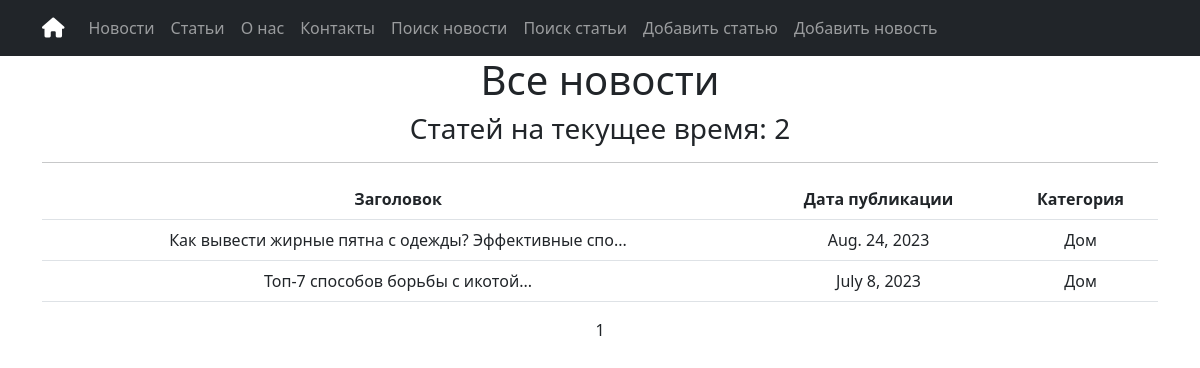
The app's page /articles/ with its own data.
### articles/models.py (models this page shows, shortened)
class Articles(models.Model):
    title = models.CharField(
        max_length=50,
        unique=True, # названия статей не должны повторяться
    )
    description = models.TextField()
    date = models.DateField(help_text=('YYYY-MM-DD'))
    category = models.ForeignKey(
        to='Category',
        on_delete=models.CASCADE,
        related_name='articles', # все продукты в категории будут доступны через поле articles
    )
    class Meta:
        verbose_name_plural = "Articles"

class Category(models.Model):
    name = models.CharField(max_length=100, unique=True)
    def __str__(self):
        return self.name.title()
    class Meta:
        verbose_name_plural = "Categories"

### articles/views.py (the view)
# urls.py: path('', ArticlesList.as_view(), name='articles_list'),
class ArticlesList(ListView):
    model = Articles
    ordering = 'title'
    template_name = 'articles.html'
    context_object_name = 'articles'
    paginate_by = 10 # вот так мы можем указать количество записей на странице
    def get_context_data(self, **kwargs):
        context = super().get_context_data(**kwargs)
        context['next_sale'] = f"Статей на текущее время:"
        return context

### templates/articles.html (shortened to what this page needs)
{% extends 'flatpages/default.html' %}
{% load custom_filters %}
{% load custom_tags %}
{% block content %}
<h1>Все новости</h1>
{% if page_obj.paginator.count > 0 %}
<h3> {{ next_sale }} {{ page_obj.paginator.count }}</h3>
{% endif %}
<hr>
{% if articles %}
<table class="table" style="width: 100%;">
    <thead>
        <tr>
            <th>Заголовок</th>
            <th>Дата публикации</th>
            <th>Категория</th>
        </tr>
    </thead>
    <tbody>
        {% for item in articles %}
        <tr>
            <td>
                <a class="nav-link" href="{% url 'news_detail' pk=item.pk %}">{{ item.title|truncatewords:20}}...</a>
            </td>
            <td>{{ item.date }}</td>
            <td>{{ item.category }}</td>
        </tr>
        {% endfor %}
    </tbody>
</table>
{% else %}
<h2>Новостей нет!</h2>
{% endif %}
{% if page_obj.paginator.count > 0 %}
{{ page_obj.number }}
{% endif %}
{% endblock content %}

### templates/flatpages/default.html (shortened to what this page needs)
{% load static %}
<!DOCTYPE html>
<html lang="en">
<head>
    <link href="{% static 'fontawesomefree/css/fontawesome.css' %}" rel="stylesheet" type="text/css">
    <link href="{% static 'fontawesomefree/css/brands.css' %}" rel="stylesheet" type="text/css">
    <link href="{% static 'fontawesomefree/css/solid.css' %}" rel="stylesheet" type="text/css">
    <link href="{%static 'css/styles.css' %}" rel="stylesheet" />
</head>
<body>
    <nav class="navbar navbar-expand-lg navbar-dark bg-dark static-top">
        <div class="container">
            <a class="navbar-brand" href="/home/"><i class="fa-solid fa-house"></i></a>
            <div class="collapse navbar-collapse" id="navbarResponsive">
                <ul class="navbar-nav ml-auto">
                    <li class="nav-item active">
                        <a class="nav-link" href="/news/">Новости</a>
                    </li>
                    <li class="nav-item active">
                        <a class="nav-link" href="/articles/">Cтатьи</a>
                    </li>
                    <li class="nav-item">
                        <a class="nav-link" href="/about/">О нас</a>
                    </li>
                    <li class="nav-item">
                        <a class="nav-link" href="/contacts/">Контакты</a>
                    </li>
                    <li class="nav-item">
                        <a class="nav-link" href="/news/search/">Поиск новости</a>
                    </li>
                    <li class="nav-item">
                        <a class="nav-link" href="/articles/search-art/">Поиск статьи</a>
                    </li>
                    <li class="nav-item">
                        <a class="nav-link" href="/articles/create-art/">Добавить статью</a>
                    </li>
                    <li class="nav-item">
                        <a class="nav-link" href="/news/create/">Добавить новость</a>
                    </li>
                </ul>
            </div>
        </div>
    </nav>
    <div class="container">
        <div class="row">
            <div class="col-lg-12 text-center">
                {% block content %}{% endblock content %}
            </div>
        </div>
    </div>
</body>
</html>

### records on screen
Articles: title "Как вывести жирные пятна с одежды? Эффективные спо", date "Aug. 24, 2023", category "Дом"
Articles: title "Топ-7 способов борьбы с икотой", date "July 8, 2023", category "Дом"

### other values on screen
{{ next_sale }} "Статей на текущее время:"
{{ page_obj.paginator.count }} "2"
{{ page_obj.number }} "1"
